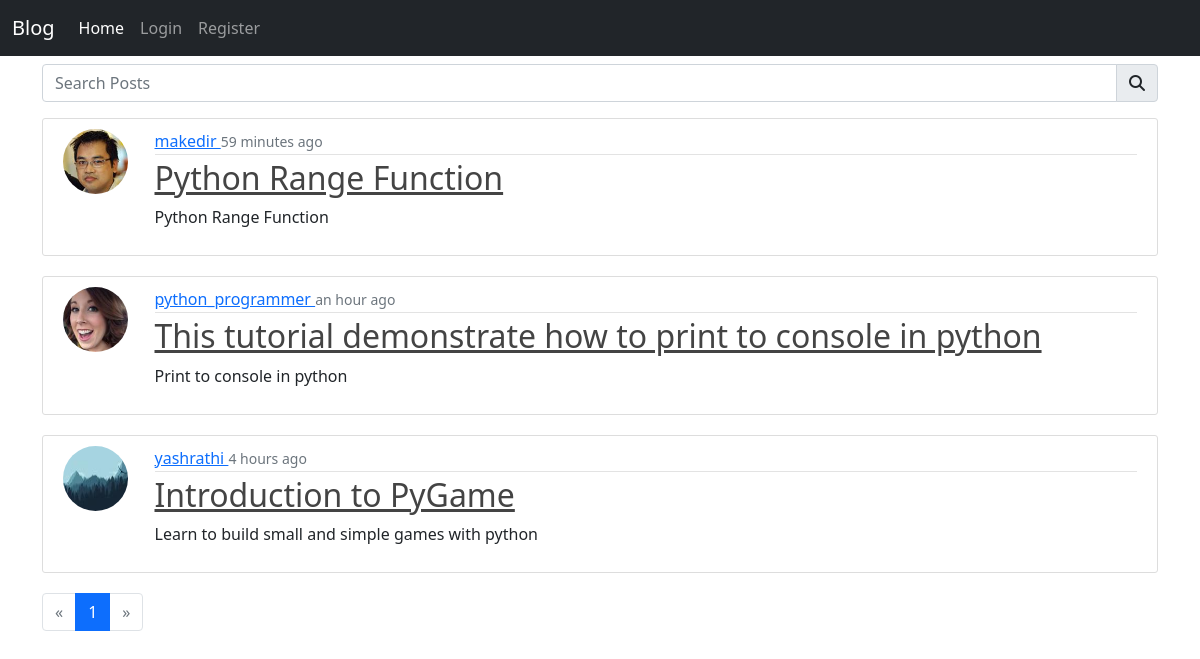
The page / on the database its author committed.
### blog/model.py (models this page shows, shortened)
class Post(db.Model):
    id = db.Column(db.Integer,primary_key=True)
    user_id = db.Column(db.Integer,db.ForeignKey('users.id'), nullable = False)
    title = db.Column(db.String(128), nullable = False)
    short_description = db.Column(db.String(250), nullable=False)
    post = db.Column(db.Text, nullable = False)
    date = db.Column(db.DateTime)

class User(db.Model,UserMixin):
    __tablename__='users'
    id = db.Column(db.Integer,primary_key=True)
    username = db.Column(db.String, unique = True, nullable=False)
    password = db.Column(db.String, nullable= False)
    email = db.Column(db.String, nullable= False)
    image_file = db.Column(db.String, nullable = False, default = 'default.jpg')
    post = db.relationship('Post',backref='author',lazy=True)

### app.py (the view)
@app.route('/')
def home():
    search_term = request.args.get('search')
    page = request.args.get('page',type=int)
    if search_term:
        q = '%{}%'.format(search_term)
        posts = Post.query.filter(Post.title.ilike(q) | Post.short_description.ilike(q) | Post.author.has(username=search_term))\
                .order_by(Post.date.desc()).paginate(per_page=5,page=page)
    else:
        posts = Post.query.order_by(Post.date.desc()).paginate(per_page=5,page=page)
    return render_template('posts/index.html',posts=posts,search_term=search_term)

### blog/custom_filter.py (called while the page is built, shortened)
def pretty_date(time=False):
    from datetime import datetime
    now = datetime.now()
    if type(time) is int:
        diff = now - datetime.fromtimestamp(time)
    elif isinstance(time,datetime):
        diff = now - time
    elif not time:
        diff = now - now
    second_diff = diff.seconds
    day_diff = diff.days
    if day_diff < 0:
        return ''
    if day_diff == 0:
        if second_diff < 10:
            return "just now"
        if second_diff < 60:
            return str(int(second_diff)) + " seconds ago"
        if second_diff < 120:
            return "a minute ago"
        if second_diff < 3600:
            return str(int((second_diff / 60))) + " minutes ago"
        if second_diff < 7200:
            return "an hour ago"
        if second_diff < 86400:
            return str(int((second_diff / 3600))) + " hours ago"

### blog/templates/posts/index.html (shortened to what this page needs)
{% set active_page = "home" %}
{% extends 'base.html' %}
{% block content %}
<form>
<div class="input-group mb-3 mt-2 mb-2">
    <input type="text" class="form-control" placeholder="Search Posts" aria-label="Search" name="search" value="{% if search_term %}{{search_term}}{% endif %}">
    <button class="fas fa-search input-group-text" type="submit"></button>
</div></form>
{% if posts %}
    {% include 'posts/_posts.html' %}
{% else %}
    {% if search_term %}
    <p class="lead text-muted">No post available for query : {{search_term}}</p>
    {%else%}
    <p class="lead text-muted">No post available at the moment</p>
    {% endif %}
{% endif %}
{% include 'posts/_paginate.html' %}
{% endblock %}

### blog/templates/base.html (shortened to what this page needs)
<!doctype html>
<html lang="en">
  <head>
    <link href="https://cdn.jsdelivr.net/npm/bootstrap@5.0.0-beta1/dist/css/bootstrap.min.css" rel="stylesheet">
    <link rel="stylesheet" href="{{url_for('static',filename='css/main.css')}}">
  </head>
  <body>
      {% include 'partials/_navbar.html' %}
      <div class="container">
          {% block content %}
          {% endblock %}
      </div>
  </body>
</html>

### blog/templates/partials/_navbar.html (shortened to what this page needs)
<nav class="navbar navbar-expand-md navbar-dark bg-dark">
  <div class="container-fluid">
    <a class="navbar-brand" href="{{url_for('home')}}">Blog</a>
    <div class="collapse navbar-collapse" id="navbarNav">
      <ul class="navbar-nav">
        <li class="nav-item">
          <a class="nav-link {{ 'active' if active_page == 'home' else '' }}" aria-current="page"
            href="{{url_for('home')}}">Home</a>
        </li>
      </ul>
      {% if current_user.is_authenticated %}
      <ul class="navbar-nav">
        <li class="nav-item dropdown ms-md-auto">
          <a class="nav-link dropdown-toggle {{ 'active' if active_page == 'account' else '' }}" href="#"
            id="navbarDarkDropdownMenuLink" role="button" data-bs-toggle="dropdown" aria-expanded="false">
            Account
          </a>
          <ul class="dropdown-menu dropdown-menu-dark" aria-labelledby="navbarDarkDropdownMenuLink">
            <li class="nav-item">
              <a href="{{url_for('profile.update_account')}}" class="nav-link">Edit Profile</a>
              <a href="{{url_for('profile.change_password')}}" class="nav-link">Change Password</a>
              <a href="{{url_for('profile.user_posts',username=current_user.username)}}" class="nav-link">My Profile</a>
              <a class="nav-link" aria-current="page" href="{{url_for('user_accounts.logout')}}">Log Out</a>
          </ul>
        </li>
      </ul>
      {% else %}
      <ul class="navbar-nav">
        <li class="nav-item">
      <a class="nav-link {{ 'active' if active_page == 'login' else '' }}" aria-current="page" href="{{url_for('user_accounts.login')}}">Login</a></li>
      <li class="nav-item">
      <a class="nav-link {{ 'active' if active_page == 'register' else '' }}" aria-current="page" href="{{url_for('user_accounts.register')}}">Register</a></li>
    </ul>
      {% endif %}
    </div>
  </div>
</nav>

### blog/templates/posts/_posts.html
{% for post in posts.items %}
        <article class="media content-section">
          <div class="row">
            <div class="col-lg-1 col-2 d-none d-sm-block">
          <img class="rounded-circle article-img" src="{{ url_for('static', filename='profile_pic/' + post.author.image_file) }}">
        </div>
        <div class="col">
          <div class="media-body">
            <div class="article-metadata">
              <a class="mr-2" href="{{url_for('profile.user_posts',username = post.author.username)}}">
                {{ post.author.username }}
              </a>
              <small class="text-muted">{{ post.date|human_date }}</small>
          </div>
            <h2><a class="article-title" href="{{url_for('posts.single_post',post_id=post.id)}}">{{ post.title }}</a></h2>
            <p class="article-content">{{ post.short_description }}</p>
          </div>
        </div>
        </div>
        </article>
    {% endfor %}

### blog/templates/posts/_paginate.html (shortened to what this page needs)
<nav>
    <ul class="pagination">
      <li class="page-item {% if posts.has_prev == False%} disabled {% endif %}">
        <a class="page-link" href="{% if profile %}{{url_for('profile.user_posts',username=username,page=posts.page-1)}}{% else %}{{url_for('home',page=posts.page-1)}}{% endif %}" aria-label="Next">
          <span aria-hidden="true">&laquo;</span>
        </a>
      </li>
      <li class="page-item active"><a class="page-link" href="#">{{posts.page}}</a></li>
      <li class="page-item {% if posts.has_next == False%} disabled {% endif %}">
        <a class="page-link" href="{% if profile %}{{url_for('profile.user_posts',username=username,page=posts.page+1)}}{% else %}{{url_for('home',page=posts.page+1)}}{% endif %}" aria-label="Next">
          <span aria-hidden="true">&raquo;</span>
        </a>
      </li>
    </ul>
  </nav>

### blog/static/css/main.css (style rules this page uses)
.content-section { background: #ffffff; padding: 10px 20px; border: 1px solid #dddddd; border-radius: 3px; margin-bottom: 20px; }
.article-title { color: #444444; }
.article-content { white-space: pre-line; }
.article-img { height: 65px; width: 65px; margin-right: 16px; }
.article-metadata { padding-bottom: 1px; margin-bottom: 4px; border-bottom: 1px solid #e3e3e3 }

### rows shown on the page
Post: image_file (picture), author.username "makedir", date|human_date "59 minutes ago", title "Python Range Function", short_description "Python Range Function"
Post: image_file (picture), author.username "python_programmer", date|human_date "an hour ago", title "This tutorial demonstrate how to print to console in python", short_description "Print to console in python"
Post: image_file (picture), author.username "yashrathi", date|human_date "4 hours ago", title "Introduction to PyGame", short_description "Learn to build small and simple games with python"

### other values the page prints
{{ posts.page }} "1"
